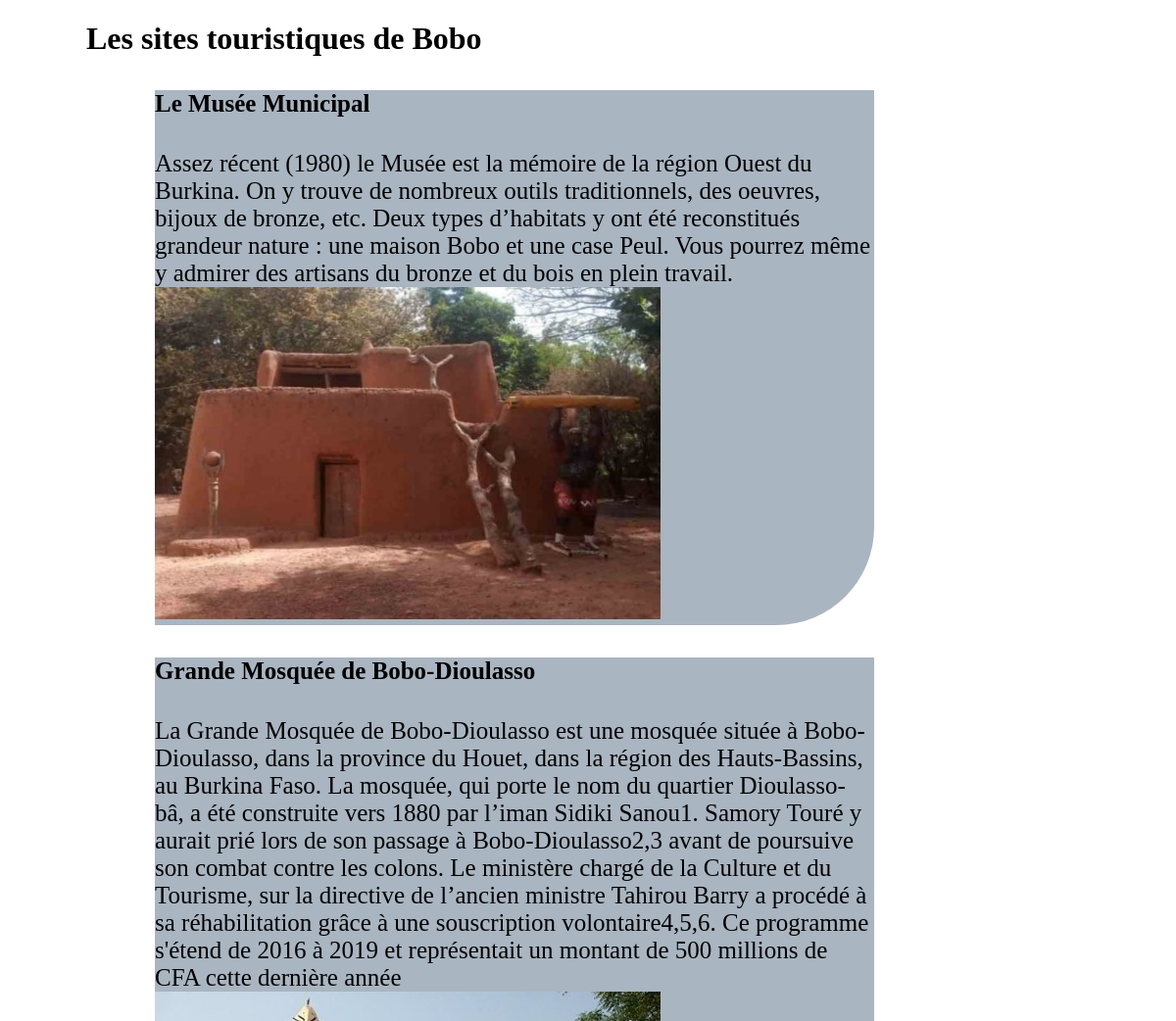
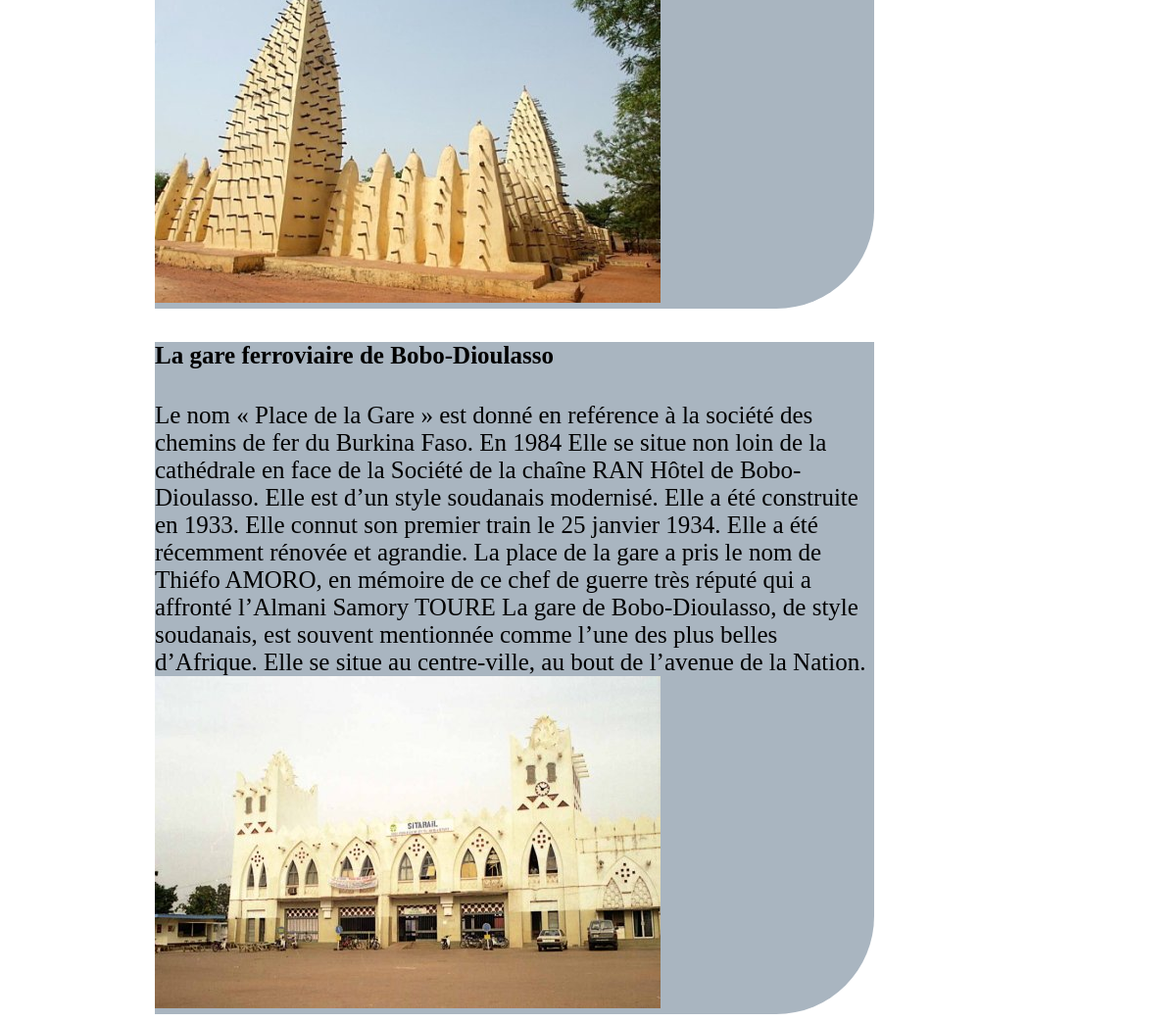
The app's page /bobo.php with its own data (2 pictures, top to bottom).
### tables this page shows
CREATE TABLE `bobo` (
  `id` int(11) NOT NULL,
  `titre1` varchar(256) NOT NULL,
  `titre2` varchar(256) NOT NULL,
  `titre3` varchar(256) NOT NULL,
  `bobotext1` text NOT NULL,
  `bobotext2` text NOT NULL,
  `bobotext3` text NOT NULL,
  `boboimg1` text NOT NULL,
  `boboimg2` text NOT NULL,
  `boboimg3` text NOT NULL
);

### bobo.php (the view, shortened to what this page needs)
<?php
try {
    $bdd = new PDO("mysql:host=localhost;dbname=site_touristique","root","",array(PDO::ATTR_ERRMODE => PDO::ERRMODE_EXCEPTION));
}
catch(Exception $e){
    die("erreur:" . $e->getMessage());
}
?>
<!DOCTYPE html>
<html lang="en">
<head>
    <link rel="stylesheet" href="bo.css">
</head>
<body>
   <h1 class="title">Les sites touristiques de Bobo</h1>
   <div class="bobo1">
        <div class="bobo11">
        <?php
                 $bobo1 = $bdd->query("SELECT * FROM bobo");
                 while($donnees = $bobo1->fetch()){
             ?>
            <h4> <?php echo $donnees["titre1"] ?></h4>
         <div class="text"> <?php echo $donnees["bobotext1"] ?></div>
          </div>
        <div class="bobo12">
        <img src=" <?php echo $donnees["boboimg1"] ?> " class="boboimg" alt="">
        </div>
        <?php } ?>
    </div>
    <div class="bobo1">
        <div class="bobo11">
        <?php
                 $bobo2 = $bdd->query("SELECT * FROM bobo");
                 while($donnees = $bobo2->fetch()){
             ?>
            <h4> <?php echo $donnees["titre2"] ?></h4>
         <div class="text"> <?php echo $donnees["bobotext2"] ?></div>
          </div>
        <div class="bobo12">
        <img src="<?php echo $donnees["boboimg2"]?>" class="boboimg" alt="">
        </div>
        <?php } ?>
    </div>
    <div class="bobo1">
        <div class="bobo11">
        <?php
                 $bobo3 = $bdd->query("SELECT * FROM bobo");
                 while($donnees = $bobo3->fetch()){
             ?>
            <h4> <?php echo $donnees["titre3"] ?></h4>
         <div class="text"> <?php echo $donnees["bobotext3"] ?> </div>
        </div>
        <div class="bobo12">
          <img src=" <?php echo $donnees["boboimg3"] ?>" class="boboimg" alt="">
        </div>
      <?php } ?>
    </div>
</body>
</html>

### bo.css (style rules this page uses)
body { background-color: rgb(255, 255, 255); }
.title { margin-left: 80px; }
.bobo1 { margin-left: 150px; margin-right: 300px; font-size: 25px; background-color: rgb(169, 181, 192); border-radius: 0px 0px 100px 0px; }
.boboimg { width: 516px; height: 339px; }

### records on screen
bobo: titre1 "Le Musée Municipal", bobotext1 "Assez récent (1980) le Musée est la mémoire de la région Ouest du Burkina. On y trouve de nombreux outils traditionnels, des oeuvres, bijoux de bronze, etc. Deux types d’habitats y ont été reconstitués grandeur nature : une maison Bobo et une case Peul. Vous pourrez même y admirer des artisans du bronze et du bois en plein travail.", boboimg1 (picture), titre2 "Grande Mosquée de Bobo-Dioulasso", bobotext2 "La Grande Mosquée de Bobo-Dioulasso est une mosquée située à Bobo-Dioulasso, dans la province du Houet, dans la région des Hauts-Bassins, au Burkina Faso. La mosquée, qui porte le nom du quartier Dioulasso-bâ, a été construite vers 1880 par l’iman Sidiki Sanou1. Samory Touré y aurait prié lors de son passage à Bobo-Dioulasso2,3 avant de poursuive son combat contre les colons. Le ministère chargé de la Culture et du Tourisme, sur la directive de l’ancien ministre Tahirou Barry a procédé à sa réhabilitation grâce à une souscription volontaire4,5,6. Ce programme s'étend de 2016 à 2019 et représentait un montant de 500 millions de CFA cette dernière année", boboimg2 (picture), titre3 "La gare ferroviaire de Bobo-Dioulasso", bobotext3 "Le nom « Place de la Gare » est donné en reférence à la société des chemins de fer du Burkina Faso. En 1984 Elle se situe non loin de la cathédrale en face de la Société de la chaîne RAN Hôtel de Bobo-Dioulasso. Elle est d’un style soudanais modernisé. Elle a été construite en 1933. Elle connut son premier train le 25 janvier 1934. Elle a été récemment rénovée et agrandie. La place de la gare a pris le nom de Thiéfo AMORO, en mémoire de ce chef de guerre très réputé qui a affronté l’Almani Samory TOURE La gare de Bobo-Dioulasso, de style soudanais, est souvent mentionnée comme l’une des plus belles d’Afrique. Elle se situe au centre-ville, au bout de l’avenue de la Nation.", boboimg3 (picture)
